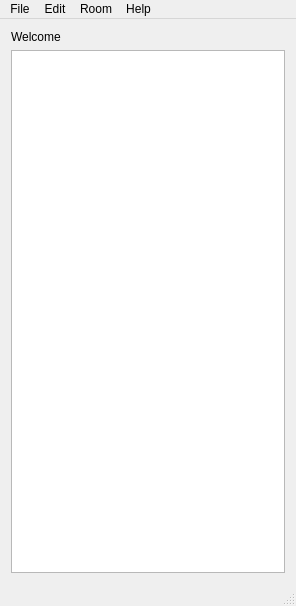
<?xml version="1.0" encoding="UTF-8"?>
<ui version="4.0">
 <class>MainWindow</class>
 <widget class="QMainWindow" name="MainWindow">
  <property name="geometry">
   <rect>
    <x>0</x>
    <y>0</y>
    <width>296</width>
    <height>606</height>
   </rect>
  </property>
  <property name="windowTitle">
   <string>288 Lan Messenger</string>
  </property>
  <widget class="QWidget" name="centralWidget">
   <layout class="QVBoxLayout" name="verticalLayout">
    <item>
     <widget class="QLabel" name="lblWelcome">
      <property name="text">
       <string>Welcome</string>
      </property>
     </widget>
    </item>
    <item>
     <widget class="QListWidget" name="listUsers"/>
    </item>
   </layout>
  </widget>
  <widget class="QMenuBar" name="menuBar">
   <property name="geometry">
    <rect>
     <x>0</x>
     <y>0</y>
     <width>296</width>
     <height>21</height>
    </rect>
   </property>
   <widget class="QMenu" name="menuFile">
    <property name="title">
     <string>File</string>
    </property>
    <addaction name="actionExit"/>
   </widget>
   <widget class="QMenu" name="menuEdit">
    <property name="title">
     <string>Edit</string>
    </property>
    <addaction name="actionOptions"/>
   </widget>
   <widget class="QMenu" name="menuHelp">
    <property name="title">
     <string>Help</string>
    </property>
    <addaction name="actionAbout"/>
   </widget>
   <widget class="QMenu" name="menuRoom">
    <property name="title">
     <string>Room</string>
    </property>
    <addaction name="actionJoin"/>
    <addaction name="actionList"/>
   </widget>
   <addaction name="menuFile"/>
   <addaction name="menuEdit"/>
   <addaction name="menuRoom"/>
   <addaction name="menuHelp"/>
  </widget>
  <widget class="QStatusBar" name="statusBar"/>
  <action name="actionAbout">
   <property name="text">
    <string>About</string>
   </property>
  </action>
  <action name="actionExit">
   <property name="text">
    <string>Exit</string>
   </property>
  </action>
  <action name="actionOptions">
   <property name="text">
    <string>Options</string>
   </property>
  </action>
  <action name="actionJoin">
   <property name="text">
    <string>Join</string>
   </property>
  </action>
  <action name="actionList">
   <property name="text">
    <string>List</string>
   </property>
  </action>
 </widget>
 <layoutdefault spacing="6" margin="11"/>
 <resources/>
 <connections/>
 <slots>
  <slot>onMenu(QAction*)</slot>
 </slots>
</ui>
